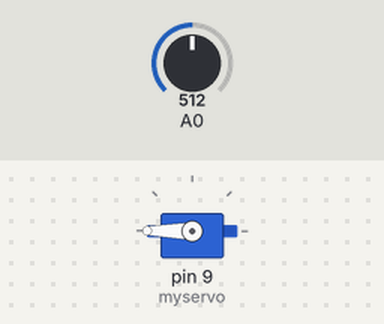
Bench run of a sketch on a simulated Arduino Uno, built with avr-gcc and run on an emulated ATmega328P. Shown: servo. Inputs (shaded band) come from the test bench; at power-on: A0 = 512.

Above: at 1.2 s.
1.3 s: A0 set to 154
2.8 s: A0 set to 125
At 3.3 s:
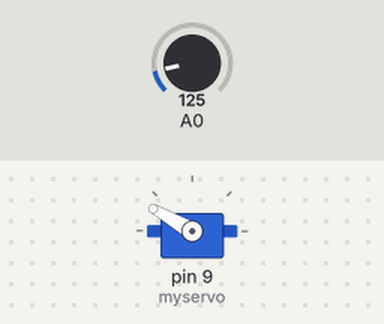
4.3 s: A0 set to 150
At 5.5 s:
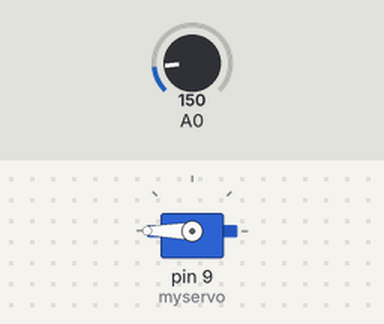
5.8 s: A0 set to 130
At 6.8 s:
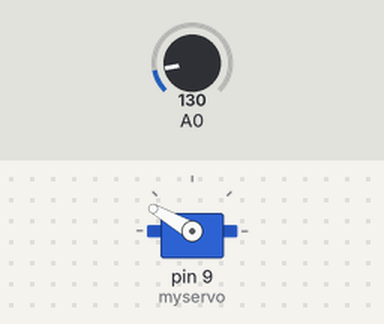
Timing chart, 0 to 8.3 s (numbered marks = the images above; inputs shaded):
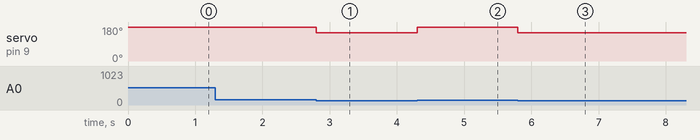

Measured:
- the behaviour switches between 141 and 140 on A0 (found by bisection; images 0 and 1)
- after the input at 1.3 s, every drawn part: stays the same
- after the input at 2.8 s, servo on pin 9 (myservo): 180° → 150° at once
- after the input at 4.3 s, servo on pin 9 (myservo): 150° → 180° at once
- after the input at 5.8 s, servo on pin 9 (myservo): 180° → 150° at once

The sketch:

servo_dino.ino
```cpp
#include <Servo.h>

Servo myservo;
int servopos=180;
int pot;
void setup() {
  // put your setup code here, to run once:
  myservo.attach(9);
  myservo.write(servopos);
}

void loop() {
  // put your main code here, to run repeatedly:
  myservo.write(servopos);
  pot=analogRead(A0);
  if(pot<=140){
    myservo.write(150);
    delay(150);
  }
}
```
